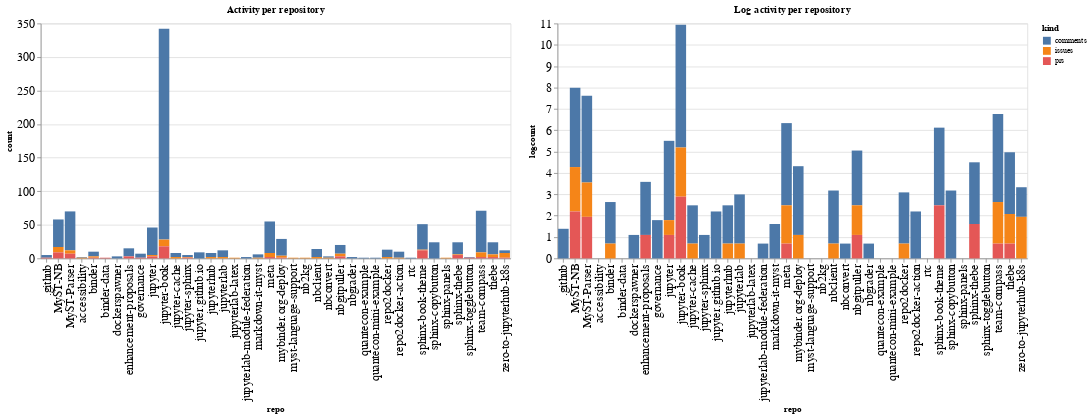

The notebook cell this image was saved under:
### Code cell
ch1 = alt.Chart(repo_summaries, width=600, title="Activity per repository").mark_bar().encode(
    x='repo',
    y='count',
    color='kind',
    tooltip="kind"
)

ch2 = alt.Chart(repo_summaries, width=600, title="Log activity per repository").mark_bar().encode(
    x='repo',
    y='logcount',
    color='kind',
    tooltip="kind"
)

ch1 | ch2

### Figure 1 — Vega-Lite specification as saved in the notebook (floating-point values rounded to 4 significant figures)
{"config": {"axisLeft": {"labelFontSize": 15}, "axisBottom": {"labelFontSize": 15}}, "hconcat": [{"mark": "bar", "encoding": {"color": {"type": "nominal", "field": "kind"}, "tooltip": {"type": "nominal", "field": "kind"}, "x": {"type": "nominal", "field": "repo"}, "y": {"type": "quantitative", "field": "count"}}, "title": "Activity per repository", "width": 600}, {"mark": "bar", "encoding": {"color": {"type": "nominal", "field": "kind"}, "tooltip": {"type": "nominal", "field": "kind"}, "x": {"type": "nominal", "field": "repo"}, "y": {"type": "quantitative", "field": "logcount"}}, "title": "Log activity per repository", "width": 600}], "data": {"name": "data-574431ee887d97e23df070a440061039"}, "$schema": "https://vega.github.io/schema/vega-lite/v4.8.1.json", "datasets": {"data-574431ee887d97e23df070a440061039": [{"repo": ".github", "kind": "comments", "count": 4, "logcount": 1.386}, {"repo": ".github", "kind": "prs", "count": 1, "logcount": 0.0}, {"repo": "MyST-NB", "kind": "comments", "count": 41, "logcount": 3.714}, {"repo": "MyST-NB", "kind": "issues", "count": 8, "logcount": 2.079}, {"repo": "MyST-NB", "kind": "prs", "count": 9, "logcount": 2.197}, {"repo": "MyST-Parser", "kind": "comments", "count": 58, "logcount": 4.06}, {"repo": "MyST-Parser", "kind": "issues", "count": 5, "logcount": 1.609}, {"repo": "MyST-Parser", "kind": "prs", "count": 7, "logcount": 1.946}, {"repo": "accessibility", "kind": "comments", "count": 1, "logcount": 0.0}, {"repo": "accessibility", "kind": "issues", "count": 1, "logcount": 0.0}, {"repo": "binder", "kind": "comments", "count": 7, "logcount": 1.946}, {"repo": "binder", "kind": "issues", "count": 2, "logcount": 0.6931}, {"repo": "binder", "kind": "prs", "count": 1, "logcount": 0.0}, {"repo": "binder-data", "kind": "prs", "count": 1, "logcount": 0.0}, {"repo": "dockerspawner", "kind": "comments", "count": 3, "logcount": 1.099}, {"repo": "enhancement-proposals", "kind": "comments", "count": 12, "logcount": 2.485}, {"repo": "enhancement-proposals", "kind": "prs", "count": 3, "logcount": 1.099}, {"repo": "governance", "kind": "comments", "count": 6, "logcount": 1.792}, {"repo": "governance", "kind": "prs", "count": 1, "logcount": 0.0}, {"repo": "jupyter", "kind": "comments", "count": 41, "logcount": 3.714}, {"repo": "jupyter", "kind": "issues", "count": 2, "logcount": 0.6931}, {"repo": "jupyter", "kind": "prs", "count": 3, "logcount": 1.099}, {"repo": "jupyter-book", "kind": "comments", "count": 314, "logcount": 5.749}, {"repo": "jupyter-book", "kind": "issues", "count": 10, "logcount": 2.303}, {"repo": "jupyter-book", "kind": "prs", "count": 18, "logcount": 2.89}, {"repo": "jupyter-cache", "kind": "comments", "count": 6, "logcount": 1.792}, {"repo": "jupyter-cache", "kind": "issues", "count": 2, "logcount": 0.6931}, {"repo": "jupyter-sphinx", "kind": "comments", "count": 3, "logcount": 1.099}, {"repo": "jupyter-sphinx", "kind": "issues", "count": 1, "logcount": 0.0}, {"repo": "jupyter-sphinx", "kind": "prs", "count": 1, "logcount": 0.0}, {"repo": "jupyter.github.io", "kind": "comments", "count": 9, "logcount": 2.197}, {"repo": "jupyterhub", "kind": "comments", "count": 6, "logcount": 1.792}, {"repo": "jupyterhub", "kind": "issues", "count": 2, "logcount": 0.6931}, {"repo": "jupyterlab", "kind": "comments", "count": 10, "logcount": 2.303}, {"repo": "jupyterlab", "kind": "issues", "count": 2, "logcount": 0.6931}, {"repo": "jupyterlab-latex", "kind": "issues", "count": 1, "logcount": 0.0}, {"repo": "jupyterlab-module-federation", "kind": "comments", "count": 2, "logcount": 0.6931}, {"repo": "markdown-it-myst", "kind": "comments", "count": 5, "logcount": 1.609}, {"repo": "markdown-it-myst", "kind": "issues", "count": 1, "logcount": 0.0}, {"repo": "meta", "kind": "comments", "count": 47, "logcount": 3.85}, {"repo": "meta", "kind": "issues", "count": 6, "logcount": 1.792}, {"repo": "meta", "kind": "prs", "count": 2, "logcount": 0.6931}, {"repo": "mybinder.org-deploy", "kind": "comments", "count": 25, "logcount": 3.219}, {"repo": "mybinder.org-deploy", "kind": "issues", "count": 3, "logcount": 1.099}, {"repo": "mybinder.org-deploy", "kind": "prs", "count": 1, "logcount": 0.0}, {"repo": "myst-language-support", "kind": "issues", "count": 1, "logcount": 0.0}, {"repo": "nb2kg", "kind": "issues", "count": 1, "logcount": 0.0}, {"repo": "nbclient", "kind": "comments", "count": 12, "logcount": 2.485}, {"repo": "nbclient", "kind": "issues", "count": 2, "logcount": 0.6931}, {"repo": "nbconvert", "kind": "comments", "count": 2, "logcount": 0.6931}, {"repo": "nbconvert", "kind": "issues", "count": 1, "logcount": 0.0}, {"repo": "nbgitpuller", "kind": "comments", "count": 13, "logcount": 2.565}, {"repo": "nbgitpuller", "kind": "issues", "count": 4, "logcount": 1.386}, {"repo": "nbgitpuller", "kind": "prs", "count": 3, "logcount": 1.099}, {"repo": "nbgrader", "kind": "comments", "count": 2, "logcount": 0.6931}, {"repo": "quantecon-example", "kind": "comments", "count": 1, "logcount": 0.0}, {"repo": "quantecon-mini-example", "kind": "comments", "count": 1, "logcount": 0.0}, {"repo": "repo2docker", "kind": "comments", "count": 11, "logcount": 2.398}, {"repo": "repo2docker", "kind": "issues", "count": 2, "logcount": 0.6931}, {"repo": "repo2docker-action", "kind": "comments", "count": 9, "logcount": 2.197}, {"repo": "repo2docker-action", "kind": "issues", "count": 1, "logcount": 0.0}, {"repo": "rtc", "kind": "comments", "count": 1, "logcount": 0.0}, {"repo": "sphinx-book-theme", "kind": "comments", "count": 38, "logcount": 3.638}, {"repo": "sphinx-book-theme", "kind": "issues", "count": 1, "logcount": 0.0}, {"repo": "sphinx-book-theme", "kind": "prs", "count": 12, "logcount": 2.485}, {"repo": "sphinx-copybutton", "kind": "comments", "count": 24, "logcount": 3.178}, {"repo": "sphinx-panels", "kind": "issues", "count": 1, "logcount": 0.0}, {"repo": "sphinx-thebe", "kind": "comments", "count": 18, "logcount": 2.89}, {"repo": "sphinx-thebe", "kind": "issues", "count": 1, "logcount": 0.0}, {"repo": "sphinx-thebe", "kind": "prs", "count": 5, "logcount": 1.609}, {"repo": "sphinx-togglebutton", "kind": "comments", "count": 1, "logcount": 0.0}, {"repo": "sphinx-togglebutton", "kind": "prs", "count": 1, "logcount": 0.0}, {"repo": "team-compass", "kind": "comments", "count": 62, "logcount": 4.127}, {"repo": "team-compass", "kind": "issues", "count": 7, "logcount": 1.946}, {"repo": "team-compass", "kind": "prs", "count": 2, "logcount": 0.6931}, {"repo": "thebe", "kind": "comments", "count": 18, "logcount": 2.89}, {"repo": "thebe", "kind": "issues", "count": 4, "logcount": 1.386}, {"repo": "thebe", "kind": "prs", "count": 2, "logcount": 0.6931}, {"repo": "zero-to-jupyterhub-k8s", "kind": "comments", "count": 4, "logcount": 1.386}, {"repo": "zero-to-jupyterhub-k8s", "kind": "issues", "count": 7, "logcount": 1.946}, {"repo": "zero-to-jupyterhub-k8s", "kind": "prs", "count": 1, "logcount": 0.0}]}}
